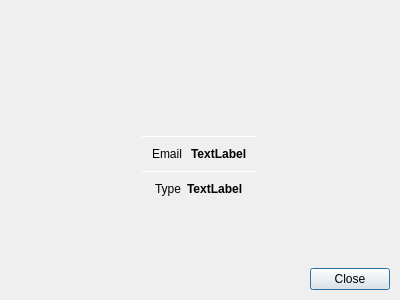
<?xml version="1.0" encoding="UTF-8"?>
<ui version="4.0">
 <class>CelerAccountInfoDialog</class>
 <widget class="QDialog" name="CelerAccountInfoDialog">
  <property name="geometry">
   <rect>
    <x>0</x>
    <y>0</y>
    <width>400</width>
    <height>300</height>
   </rect>
  </property>
  <property name="windowTitle">
   <string>Account Information</string>
  </property>
  <layout class="QVBoxLayout" name="verticalLayout">
   <property name="spacing">
    <number>15</number>
   </property>
   <property name="leftMargin">
    <number>0</number>
   </property>
   <property name="topMargin">
    <number>0</number>
   </property>
   <property name="rightMargin">
    <number>0</number>
   </property>
   <property name="bottomMargin">
    <number>0</number>
   </property>
   <item>
    <spacer name="verticalSpacer">
     <property name="orientation">
      <enum>Qt::Vertical</enum>
     </property>
     <property name="sizeHint" stdset="0">
      <size>
       <width>20</width>
       <height>40</height>
      </size>
     </property>
    </spacer>
   </item>
   <item alignment="Qt::AlignHCenter">
    <widget class="QWidget" name="widget" native="true">
     <property name="minimumSize">
      <size>
       <width>0</width>
       <height>0</height>
      </size>
     </property>
     <property name="maximumSize">
      <size>
       <width>16777215</width>
       <height>16777215</height>
      </size>
     </property>
     <property name="well" stdset="0">
      <bool>true</bool>
     </property>
     <layout class="QVBoxLayout" name="verticalLayout_2">
      <property name="spacing">
       <number>10</number>
      </property>
      <property name="leftMargin">
       <number>0</number>
      </property>
      <property name="topMargin">
       <number>10</number>
      </property>
      <property name="rightMargin">
       <number>0</number>
      </property>
      <property name="bottomMargin">
       <number>10</number>
      </property>
      <item alignment="Qt::AlignHCenter">
       <widget class="QLabel" name="label_2">
        <property name="minimumSize">
         <size>
          <width>80</width>
          <height>80</height>
         </size>
        </property>
        <property name="maximumSize">
         <size>
          <width>80</width>
          <height>80</height>
         </size>
        </property>
        <property name="text">
         <string/>
        </property>
        <property name="pixmap">
         <pixmap resource="armory.qrc">:/resources/username-white.png</pixmap>
        </property>
        <property name="scaledContents">
         <bool>false</bool>
        </property>
        <property name="alignment">
         <set>Qt::AlignCenter</set>
        </property>
       </widget>
      </item>
      <item>
       <widget class="Line" name="line">
        <property name="maximumSize">
         <size>
          <width>16777215</width>
          <height>1</height>
         </size>
        </property>
        <property name="orientation">
         <enum>Qt::Horizontal</enum>
        </property>
       </widget>
      </item>
      <item alignment="Qt::AlignHCenter">
       <widget class="QWidget" name="horizontalWidget_3" native="true">
        <property name="sizePolicy">
         <sizepolicy hsizetype="Maximum" vsizetype="Preferred">
          <horstretch>0</horstretch>
          <verstretch>0</verstretch>
         </sizepolicy>
        </property>
        <layout class="QHBoxLayout" name="horizontalLayout">
         <property name="spacing">
          <number>5</number>
         </property>
         <property name="leftMargin">
          <number>10</number>
         </property>
         <property name="topMargin">
          <number>0</number>
         </property>
         <property name="rightMargin">
          <number>10</number>
         </property>
         <property name="bottomMargin">
          <number>0</number>
         </property>
         <item>
          <widget class="QLabel" name="label">
           <property name="sizePolicy">
            <sizepolicy hsizetype="Maximum" vsizetype="Preferred">
             <horstretch>0</horstretch>
             <verstretch>0</verstretch>
            </sizepolicy>
           </property>
           <property name="minimumSize">
            <size>
             <width>0</width>
             <height>0</height>
            </size>
           </property>
           <property name="text">
            <string>Email </string>
           </property>
          </widget>
         </item>
         <item>
          <widget class="QLabel" name="labelEmailAddress">
           <property name="styleSheet">
            <string notr="true">font-weight: bold;</string>
           </property>
           <property name="text">
            <string>TextLabel</string>
           </property>
           <property name="whiteLabel" stdset="0">
            <bool>true</bool>
           </property>
          </widget>
         </item>
        </layout>
       </widget>
      </item>
      <item>
       <widget class="Line" name="line_2">
        <property name="maximumSize">
         <size>
          <width>16777215</width>
          <height>1</height>
         </size>
        </property>
        <property name="orientation">
         <enum>Qt::Horizontal</enum>
        </property>
       </widget>
      </item>
      <item alignment="Qt::AlignHCenter">
       <widget class="QWidget" name="horizontalWidget" native="true">
        <layout class="QHBoxLayout" name="horizontalLayout_2">
         <property name="spacing">
          <number>5</number>
         </property>
         <property name="leftMargin">
          <number>10</number>
         </property>
         <property name="topMargin">
          <number>0</number>
         </property>
         <property name="rightMargin">
          <number>10</number>
         </property>
         <property name="bottomMargin">
          <number>0</number>
         </property>
         <item>
          <widget class="QLabel" name="label_3">
           <property name="sizePolicy">
            <sizepolicy hsizetype="Preferred" vsizetype="Preferred">
             <horstretch>0</horstretch>
             <verstretch>0</verstretch>
            </sizepolicy>
           </property>
           <property name="minimumSize">
            <size>
             <width>0</width>
             <height>0</height>
            </size>
           </property>
           <property name="text">
            <string>Type</string>
           </property>
          </widget>
         </item>
         <item>
          <widget class="QLabel" name="labelUserType">
           <property name="font">
            <font>
             <weight>75</weight>
             <bold>true</bold>
            </font>
           </property>
           <property name="text">
            <string>TextLabel</string>
           </property>
           <property name="whiteLabel" stdset="0">
            <bool>true</bool>
           </property>
          </widget>
         </item>
        </layout>
       </widget>
      </item>
     </layout>
    </widget>
   </item>
   <item>
    <spacer name="verticalSpacer_2">
     <property name="orientation">
      <enum>Qt::Vertical</enum>
     </property>
     <property name="sizeHint" stdset="0">
      <size>
       <width>20</width>
       <height>40</height>
      </size>
     </property>
    </spacer>
   </item>
   <item>
    <widget class="QWidget" name="horizontalWidget_2" native="true">
     <property name="buttonBar" stdset="0">
      <bool>true</bool>
     </property>
     <layout class="QHBoxLayout" name="horizontalLayout_3">
      <property name="spacing">
       <number>10</number>
      </property>
      <property name="leftMargin">
       <number>10</number>
      </property>
      <property name="topMargin">
       <number>10</number>
      </property>
      <property name="rightMargin">
       <number>10</number>
      </property>
      <property name="bottomMargin">
       <number>10</number>
      </property>
      <item>
       <widget class="QDialogButtonBox" name="buttonBox">
        <property name="orientation">
         <enum>Qt::Horizontal</enum>
        </property>
        <property name="standardButtons">
         <set>QDialogButtonBox::Close</set>
        </property>
       </widget>
      </item>
     </layout>
    </widget>
   </item>
  </layout>
 </widget>
 <resources>
  <include location="armory.qrc"/>
 </resources>
 <connections/>
</ui>
